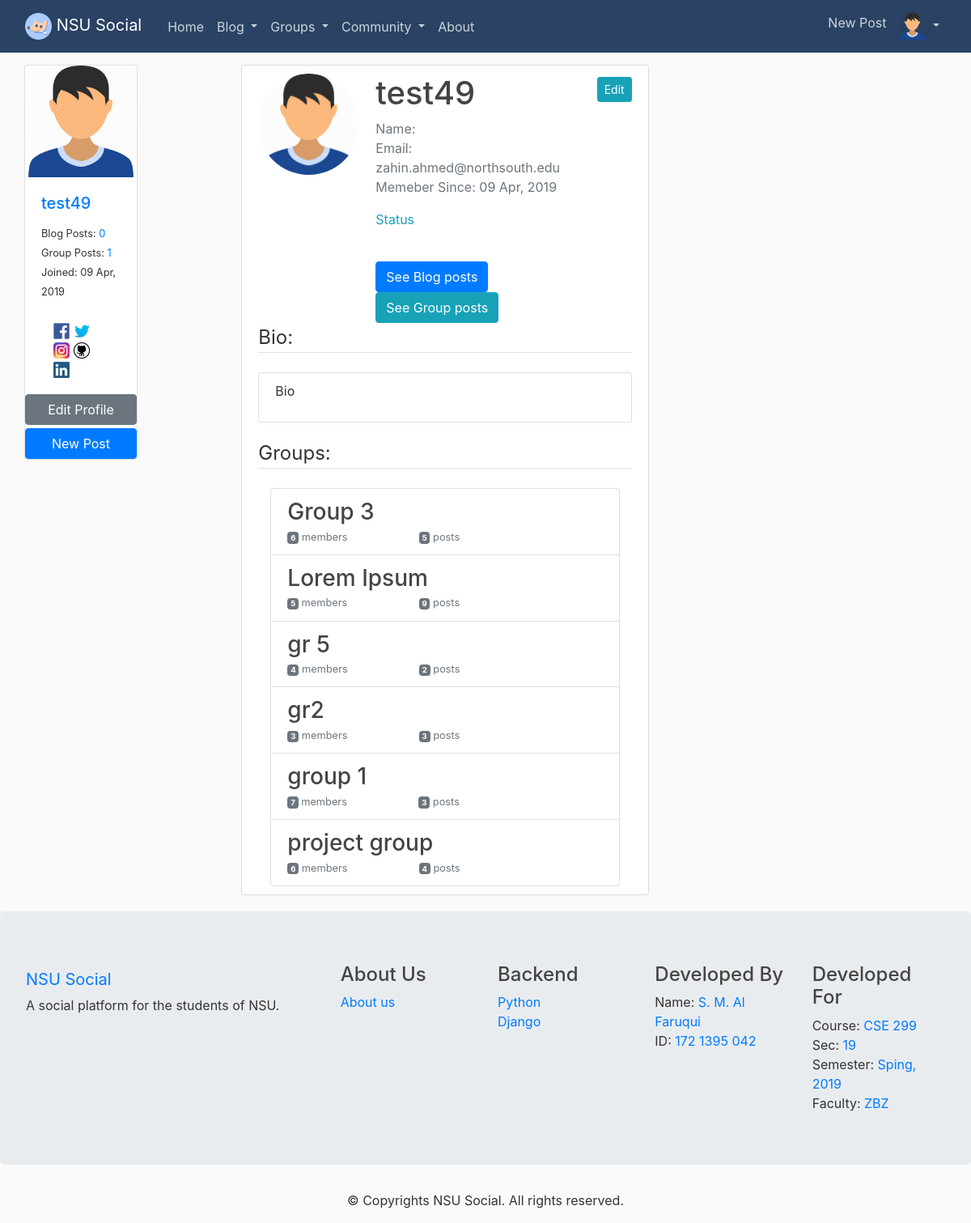
The page /profile/ (signed in) on the database its author committed.
### users/models.py (models this page shows, shortened)
class Profile(models.Model):
    user = models.OneToOneField(User, on_delete=models.CASCADE)
    nsu_id = models.IntegerField(null = True)
    image = models.ImageField(default='profile_pics/default.jpg', upload_to='profile_pics')
    status = models.CharField(max_length = 100, default = 'Status')
    bio = models.TextField(default = 'Bio')
    date_registered = models.DateTimeField(default=timezone.now)
    fb_link = models.URLField(default = 'https://www.facebook.com/')
    insta_link = models.URLField(default = 'https://www.instagram.com/')
    git_link = models.URLField(default = 'https://github.com/')
    linkedin_link = models.URLField(default = 'https://bd.linkedin.com/')
    twitter_link = models.URLField(default = 'https://twitter.com/')

### groups/models.py (models this page shows, shortened)
class Group(models.Model):
    name = models.CharField(max_length=255, unique=True)
    slug = models.SlugField(allow_unicode=True, unique=True)
    description = models.TextField(blank=True, default='')
    description_html = models.TextField(editable=False, default='', blank=True)
    members = models.ManyToManyField(User,through="GroupMember")
    class Meta:
        ordering = ["name"]

### users/views.py (the view)
# urls.py: path('profile/', user_views.profile, name = "profile"),
@login_required
def profile(request):
    context = {
        'posts' : Post.objects.all(),
        'groups' : Group.objects.all(),
        'title' : 'Profile',
    }
    return render(request, 'users/profile.html', context)

### users/templates/users/profile.html (shortened to what this page needs)
{% extends "blog/base.html" %}
{% load crispy_forms_tags %}
{% block content %}
<div class="container col-md-10">
    <div class="content-section">
      <div class="media">
        <img class="rounded-circle account-img" src="{{ user.profile.image.url }}">
        <div class="media-body">
          <h2 class="account-heading">{{ user.username }} </h2>
          <p class="text-secondary">
            Name: {{ user.first_name }} {{ user.last_name }} <br>
            Email: {{ user.email }} <br>
            Memeber Since: {{ user.profile.date_registered|date:"d M, Y"  }}<br>
          </p>
          <p class="text-info">{{ user.profile.status }}</p>
          <br>
          <a class="btn btn-primary" href="{% url 'user-posts' user.username %}">See Blog posts</a>
          <a class="btn btn-info" href="{% url 'posts:for_user' username=user.username %}">See Group posts</a>
          <br>
        </div>
        <a class="btn btn-info btn-sm mt-1 mb-1" href="{% url 'editprofile' %}">Edit</a>
      </div>
      <legend class="border-bottom mb-4">Bio: </legend>
      <article class="media content-section">
        <p>{{ user.profile.bio }}</p>
      </article>
        <legend class="border-bottom mb-4">Groups: </legend>
        <div class="col-md-12">
        	<div class="list-group">
        		{% for group in groups %}
            {% if user in group.members.all %}
        		<a href="{% url 'groups:single' slug=group.slug %}"
        		class="list-group-item list-group-item-action flex-column align-items-start">
        			<h3 class="mb-1">{{ group.name }}</h3>
        			<div class="d-flex w-40 justify-content-between">
        				<small class="text-muted"><span class="badge badge-secondary">
        					{{ group.members.count }}</span> member{{ group.members.count|pluralize }}</small>
        				<small class="text-muted"><span class="badge badge-secondary">
        					{{ group.posts.count }}</span> post{{ group.posts.count|pluralize }}</small>
        			</div>
        		</a>
            {% endif %}
        		{% endfor %}
        	</div>
        </div>
    </div>
</div>
{% endblock content %}

### blog/templates/blog/base.html (shortened to what this page needs)
{% load static %}
<!DOCTYPE html>
<html>
<head>
    <link rel="stylesheet" href="https://maxcdn.bootstrapcdn.com/bootstrap/4.0.0/css/bootstrap.min.css">
    <link rel="stylesheet" type="text/css" href="{% static 'blog/main.css' %}">
</head>
<body>
<header class="site-header">
  <nav class="navbar navbar-expand-md navbar-dark bg-steel fixed-top">
    <div class="container-fluid">
      <a class="navbar-brand mr-4" href="{% url 'blog-home' %}">
        <img src="{% static 'blog/icon.png' %}" height="33px">  NSU Social</a>
      <div class="collapse navbar-collapse" id="navbarToggle">
        <div class="navbar-nav mr-auto">
          <a class="nav-item nav-link" href="{% url 'blog-home' %}">Home</a>
          {% if user.is_authenticated %}
            <li class="nav-item dropdown">
              <a class="nav-link dropdown-toggle" href="#" id="navbardrop" data-toggle="dropdown">
                Blog
              </a>
            </li>
            <li class="nav-item dropdown">
              <a class="nav-link dropdown-toggle" href="{% url 'groups:all' %}" id="navbardrop" data-toggle="dropdown">
                Groups
              </a>
            </li>
            <li class="nav-item dropdown">
              <a class="nav-link dropdown-toggle" href="#" id="navbardrop" data-toggle="dropdown">
                Community
              </a>
            </li>
          {% endif %}
          <a class="nav-item nav-link" href="{% url 'blog-about' %}">About</a>
        </div>
        <div class="navbar-nav">
          {% if user.is_authenticated %}
            <a class="nav-item nav-link" href="{% url 'profile' %}"></a>
            <a class="nav-item nav-link" href="{% url 'post-create' %}">New Post</a>
            <li class="nav-item dropdown">
              <a class="nav-link dropdown-toggle" href="#" id="navbardrop" data-toggle="dropdown">
                <img src="{{ user.profile.image.url }}" height="33px">
              </a>
            </li>
          {% else %}
            <a class="nav-item nav-link" href="{% url 'login' %}">Login</a>
            <a class="nav-item nav-link" href="{% url 'register' %}">Register</a>
          {% endif %}
        </div>
      </div>
    </div>
  </nav>
</header>
    <main role="main" class="container-fluid">
      <div class="row">
        <div class=" col-md-2">
          <div class="container">
            {% if user.is_authenticated %}
              <div class="card">
                <img class="card-img-top" src="{{ user.profile.image.url }}" alt="Card image cap">
                <div class="card-body">
                  <h5 class="card-title"><a href="{% url 'user-detail' user.profile.id %}">{{ user.username }}</a></h5>
                  <small>Blog Posts: <a href="{% url 'user-posts' user.username %}">{{ user.post.count }}</a></small><br>
                  <small>Group Posts: <a href="{% url 'posts:for_user' username=user.username %}">{{ user.posts.count }}</a></small><br>
                  <small>Joined: {{ user.profile.date_registered|date:"d M, Y"  }}</small><br>
                  <br>
                  <div class="container">
                    <a href="{{ user.profile.fb_link }}">
                      <img src="{% static 'logo/fblogo.png' %}" height="20px"  alt="">
                    </a>
                    <a href="{{ user.profile.twitter_link }}">
                      <img src="{% static 'logo/twitter.jpg' %}" height="20px"  alt="">
                    </a>
                    <a href="{{ user.profile.insta_link }}">
                      <img src="{% static 'logo/insta.png' %}" height="20px"  alt="">
                    </a>
                    <a href="{{ user.profile.git_link }}">
                      <img src="{% static 'logo/git.png' %}" height="20px"  alt="">
                    </a>
                    <a href="{{ user.profile.linkedin_link }}">
                      <img src="{% static 'logo/linkedin.png' %}" height="20px"  alt="">
                    </a>
                  </div>
                </div class="container">
                <a href="{% url 'editprofile' %}" class="btn btn-secondary mb-1">Edit Profile</a>
                <a href="{% url 'post-create' %}" class="btn btn-primary">New Post</a>
              </div>
            {% endif %}
          </div>
        </div>
        <div class="col-md-7">
          <div class="container">
            {% block content %}{% endblock %}
          </div>
        </div>
        <div class="col-md-3">
        </div>
      </div>
    </main>
    <footer class="footer">
       <div class="container-flow jumbotron">
         <div class="row">
           <div class="col-md-12 col-lg-4">
             <div class="footer-logo">
               <a class="navbar-brand" href="#">NSU Social</a>
               <p>A social platform for the students of NSU.</p>
             </div>
           </div>
           <div class="col-sm-6 col-md-3 col-lg-2">
             <div class="list-menu">
               <h4>About Us</h4>
               <ul class="list-unstyled">
                 <li><a href="{% url 'blog-about' %}">About us</a></li>
               </ul>
             </div>
           </div>
           <div class="col-sm-6 col-md-3 col-lg-2">
             <div class="list-menu">
               <h4>Backend</h4>
               <ul class="list-unstyled">
                 <li><a href="#">Python</a></li>
                 <li><a href="#">Django</a></li>
               </ul>
             </div>
           </div>
           <div class="col-sm-6 col-md-3 col-lg-2">
             <div class="list-menu">
               <h4>Developed By</h4>
               <ul class="list-unstyled">
                 <li>Name: <a href="{% url 'user-detail' 10 %}">S. M. Al Faruqui</a></li>
                 <li>ID: <a href="#">172 1395 042</a></li>
               </ul>
             </div>
           </div>
           <div class="col-sm-6 col-md-3 col-lg-2">
             <div class="list-menu">
               <h4>Developed For</h4>
               <ul class="list-unstyled">
                 <li>Course: <a href="#">CSE 299</a></li>
                 <li>Sec: <a href="#">19</a></li>
                 <li>Semester: <a href="#">Sping, 2019</a></li>
                 <li>Faculty: <a href="#">ZBZ</a></li>
               </ul>
             </div>
           </div>
         </div>
       </div>
       <div class="copyrights">
         <div class="container text-center">
           <p>&copy; Copyrights NSU Social. All rights reserved.</p>
         </div>
       </div>
     </footer>
</body>
</html>

### blog/static/blog/main.css (style rules this page uses)
body { background: #fafafa; color: #333333; margin-top: 5rem; }
h1, h2, h3, h4, h5, h6 { color: #444444; }
ul { margin: 0; }
.bg-steel { background-color: #2a4263; }
.site-header .navbar-nav .nav-link { color: #cbd5db; }
.content-section { background: #ffffff; padding: 10px 20px; border: 1px solid #dddddd; border-radius: 3px; margin-bottom: 20px; }
.account-img { height: 125px; width: 125px; margin-right: 20px; margin-bottom: 16px; }
.account-heading { font-size: 2.5rem; }

### rows shown on the page
Group: name "Group 3", members.count "6", posts.count "5"
Group: name "Lorem Ipsum", members.count "5", posts.count "9"
Group: name "gr 5", members.count "4", posts.count "2"
Group: name "gr2", members.count "3", posts.count "3"
Group: name "group 1", members.count "7", posts.count "3"
Group: name "project group", members.count "6", posts.count "4"

### other values the page prints
{{ user.username }} "test49"
{{ user.post.count }} "0"
{{ user.posts.count }} "1"
{{ user.profile.date_registered|date:"d M, Y" }} "09 Apr, 2019"
{{ user.email }} "zahin.ahmed@northsouth.edu"
{{ user.profile.status }} "Status"
{{ user.profile.bio }} "Bio"
